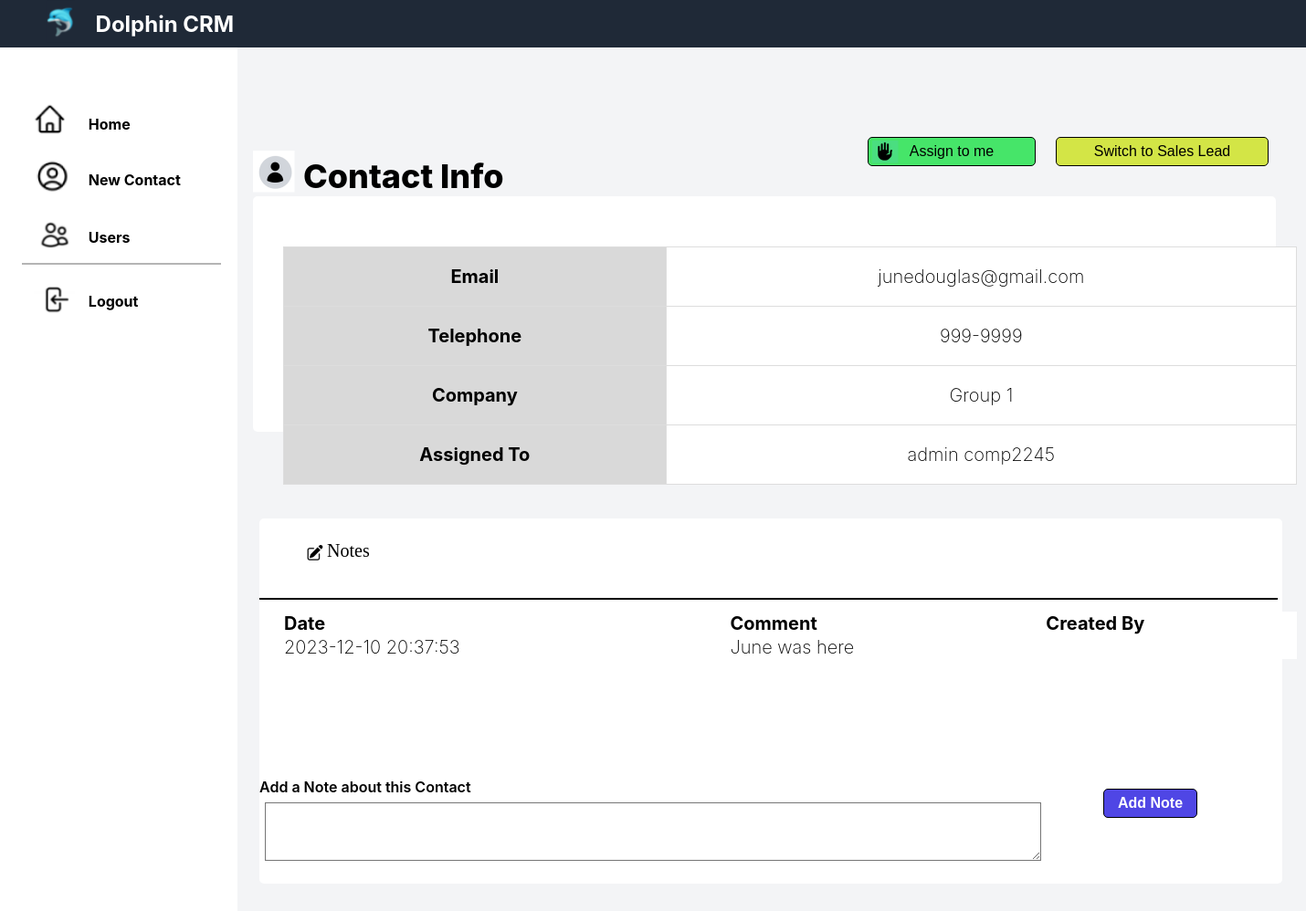
/contactdetails.php?id=5 (signed in), run on the app's committed database.
### tables this page shows
CREATE TABLE `contacts` (
  `id` int(16) NOT NULL,
  `title` varchar(128) NOT NULL,
  `firstname` varchar(255) NOT NULL,
  `lastname` varchar(255) NOT NULL,
  `email` varchar(255) NOT NULL,
  `telephone` varchar(128) NOT NULL,
  `company` varchar(255) NOT NULL,
  `type` varchar(128) NOT NULL,
  `assigned_to` int(16) NOT NULL,
  `created_by` int(16) NOT NULL,
  `created_at` datetime(6) NOT NULL,
  `updated_at` datetime(6) NOT NULL
);

CREATE TABLE `user` (
  `id` int(11) NOT NULL,
  `firstname` varchar(128) NOT NULL,
  `lastname` varchar(128) NOT NULL,
  `email` varchar(255) NOT NULL,
  `password_hash` varchar(255) NOT NULL,
  `Role` varchar(128) NOT NULL,
  `created_at` datetime NOT NULL
);

CREATE TABLE `notes` (
  `id` int(16) NOT NULL,
  `contact_id` int(16) NOT NULL,
  `comment` text NOT NULL,
  `created_by` int(16) NOT NULL,
  `created_at` datetime NOT NULL
);

### contactdetails.php (the view, shortened to what this page needs)
<?php
if (isset($_SESSION["user_id"])) {
    $mysqli = require __DIR__ . "/database.php";
} else {
    header("Location: login.php");
    exit();
}
$contactId = isset($_GET['id']) ? $_GET['id'] : die("Contact ID not provided.");
$sql = "SELECT * FROM contacts WHERE id = ?";
$stmt = $mysqli->prepare($sql);
$stmt->bind_param("i", $contactId);
$stmt->execute();
$result = $stmt->get_result();
if ($result->num_rows > 0) {
    $contact = $result->fetch_assoc();
    $assignedToUserId = $contact['assigned_to'];
    $userSql = "SELECT firstname, lastname FROM user WHERE id = ?";
    $userStmt = $mysqli->prepare($userSql);
    $userStmt->bind_param("i", $assignedToUserId);
    $userStmt->execute();
    $userResult = $userStmt->get_result();
    if ($userResult->num_rows > 0) {
        $assignedUser = $userResult->fetch_assoc();
        $assignedToName = $assignedUser['firstname'] . ' ' . $assignedUser['lastname'];
    } else {
        $assignedToName = 'Not Assigned';
    }
} else {
    die("Contact not found.");
}
?>
<!DOCTYPE html>
<html lang="en">
<head>
    <link rel="stylesheet" href="contactdetails.css">
    <link href="https://fonts.cdnfonts.com/css/inter" rel="stylesheet">
    <link href="https://fonts.cdnfonts.com/css/jaldi" rel="stylesheet">
    <link rel="stylesheet" href="signup.php">
</head>
<body>
    <header>
        <img class="Logo" src="images/Logo.png"/>
        <div class="DolphinCrm">Dolphin CRM</div>
    </header>
    <div class="sidebar"></div>
    <label class="Users">Users</label>
    <img class="Homeimg" src="images/Homeimg.png"/>
    <img class="Usersimg" src="images/Usersimg.png"/>
    <label class="Home">Home</label>
    <img class="NewContactimg" src="images/NewContactImg.png"/>
    <label class="NewContact">New Contact</label>
    <div class="Line1"></div>
    <img class="Logoutimg" src="images/Logoutimg.png"/>
    <label class="Logout">Logout</label>
    <div class="box2"></div>
    <h1 class="ContactInfo">Contact Info</h1>
    <table class="Table1">
        <tr>
            <th>Email</th>
            <td><?php echo htmlspecialchars($contact['email'], ENT_QUOTES); ?></td>
        </tr>
        <tr>
            <th>Telephone</th>
            <td><?php echo htmlspecialchars($contact['telephone'], ENT_QUOTES); ?></td>
        </tr>
        <tr>
            <th>Company</th>
            <td><?php echo htmlspecialchars($contact['company'], ENT_QUOTES); ?></td>
        </tr>
        <tr>
            <th>Assigned To</th>
            <td><?php echo htmlspecialchars($assignedToName, ENT_QUOTES); ?></td>
        </tr>
    </table>
    <section>
    <h2>Notes</h2>
    <table class="Table2">
        <tr>
            <th>Date</th>
            <th>Comment</th>
            <th>Created By</th>
        </tr>
        <?php
        $notesSql = "SELECT notes.created_at, notes.comment, notes.created_by, user.firstname, user.lastname
                     FROM notes
                     LEFT JOIN user ON notes.created_by = user.id
                     WHERE notes.contact_id = ?";
        $notesStmt = $mysqli->prepare($notesSql);
        $notesStmt->bind_param("i", $contactId);
        $notesStmt->execute();
        $notesResult = $notesStmt->get_result();
        while ($noteRow = $notesResult->fetch_assoc()) {
            echo "<tr>";
            echo "<td>" . htmlspecialchars($noteRow['created_at'], ENT_QUOTES) . "</td>";
            echo "<td>" . htmlspecialchars($noteRow['comment'], ENT_QUOTES) . "</td>";
            echo "<td>" . htmlspecialchars($noteRow['firstname'] . ' ' . $noteRow['lastname'], ENT_QUOTES) . "</td>";
            echo "</tr>";
        }
        ?>
    </table>
    <form method="post">
        <label class="Notes">Notes</label>
        <label class="AddANote">Add a Note about this Contact</label>
        <textarea class="addanote" name="addanote" rows="4" cols="50"></textarea>
        <br>
        <input class="AddNote" type="submit" value="Add Note">
        <input class="AssignToMe" type="submit" value="Assign to me">
        <input class="SwitchToSalesLead" type="submit" value="Switch to Sales Lead">
    </form>
</section>
<img class="AssignToMePic" src="images/assigntomeicon.png">
<img class="NotesSymbol" src="images/notessymbol.png">
<div class="Line2"></div>
<img class="ProfilePic" src="images/profilepicicon.png">
</body>
</html>

### contactdetails.css (style rules this page uses)
body { margin: 0; padding: 0; font-size: 20px; font-family: 'Inter', sans-serif; font-weight: 215; background: #F3F4F6; color: black; letter-spacing: normal; }
header { background-color: #1F2937; }
.Logo { width: 32.06px; height: 47.07px; padding-left: 50px; }
.DolphinCrm { width: 178.77px; height: 40.74px; left: 104.55px; top: 12.14px; font-weight: bold; position: absolute; color: rgb(255, 255, 255); font-size: 24px; word-wrap: break-word; }
label { position: absolute; font-size: 20px; font-weight: 400; word-wrap: break-word; }
.ProfilePic { width: 45.50px; height: 45.50px; left: 277px; top: 165px; position: absolute }
.Homeimg { width: 38.12px; height: 44.66px; left: 35.27px; top: 109.21px; position: absolute; }
.Home { width: 77.16px; height: 27.83px; left: 96.83px; top: 125.82px; }
.NewContactimg { width: 41.25px; height: 41.28px; left: 38.30px; top: 171.51px; position: absolute; }
.NewContact { width: 132.09px; height: 27.83px; left: 96.83px; top: 187.45px; }
.NotesSymbol { width: 25.50px; height: 27px; left: 332px; top: 592px; position: absolute }
.Usersimg { width: 59px; height: 43px; left: 29.43px; top: 235.75px; position: absolute; }
.Users { width: 77.16px; height: 27.83px; left: 96.83px; top: 250.33px; }
.Logoutimg { width: 46px; height: 40px; left: 35.93px; top: 309.21px; position: absolute; }
.Logout { width: 77.16px; height: 27.83px; left: 96.83px; top: 320.21px; }
.Line1 { width: 215.79px; height: 0px; left: 24.25px; top: 288.29px; position: absolute; border: 0.05px rgba(9, 9, 9, 0.3) solid; }
.Line2 { width: 1113px; height: 0px; left: 284px; top: 655px; position: absolute; border: 0.50px black solid }
.sidebar { width: 260.13px; height: 946.14px; left: 0px; top: 52px; position: absolute; background: white; }
.box2 { width: 1120px; height: 400px; left: 284px; top: 568px; position: absolute; background: white; border-radius: 5px; }
.Notes { width: 97px; height: 22px; left: 358px; top: 592px; position: absolute; color: black; font-size: 20px; font-family: Jaldi; font-weight: 400; word-wrap: break-word; }
label { position: absolute; font-size: 16px; font-weight: 700; word-wrap: break-word; }
input { width: 371.15px; height: 44.38px; position: absolute; border-radius: 10px; border: 1px rgb(17, 17, 17, 0.5) solid; font-size: 16px; font-weight: 540; }
.ContactInfo { width: 246px; height: 52px; left: 332px; top: 147px; position: absolute; color: black; font-size: 36px; font-family: Inter; font-weight: 800; word-wrap: break-word }
.AddNote { width: 103px; height: 32.44px; left: 1208px; top: 864px; position: absolute; color: white; font-size: 16px; font-weight: 600; word-wrap: break-word; background: #4F46E5; border-radius: 5px; border: 1px black solid; }
.AddANote { width: 250px; height: 27px; left: 284px; top: 852px; position: absolute; color: black; font-size: 16px; font-family: Inter; font-weight: 600; word-wrap: break-word }
.addanote { width: 844px; height: 58px; left: 290px; top: 879px; position: absolute; background: white }
.AssignToMe { width: 184px; height: 32px; left: 950px; top: 150px; position: absolute; background: #46E569; border-radius: 5px; border: 1px black solid }
.AssignToMePic { width: 28.50px; height: 24.50px; left: 955px; top: 154px; position: absolute }
.SwitchToSalesLead { width: 233px; height: 32px; left: 1156px; top: 150px; position: absolute; background: #D3E546; border-radius: 5px; border: 1px black solid }

### contactdetails.php (style rules this page uses)
.Table2 { width: 1110px; height: 45px; left: 290px; top: 650px; position: absolute; background: #ffff; border-collapse: collapse; margin: 20px; text-align: left; }

### data on the page
contacts: email "junedouglas@gmail.com", telephone "999-9999", company "Group 1"
user: assignedToName "admin comp2245"
notes: created_at "2023-12-10 20:37:53", comment "June was here"
